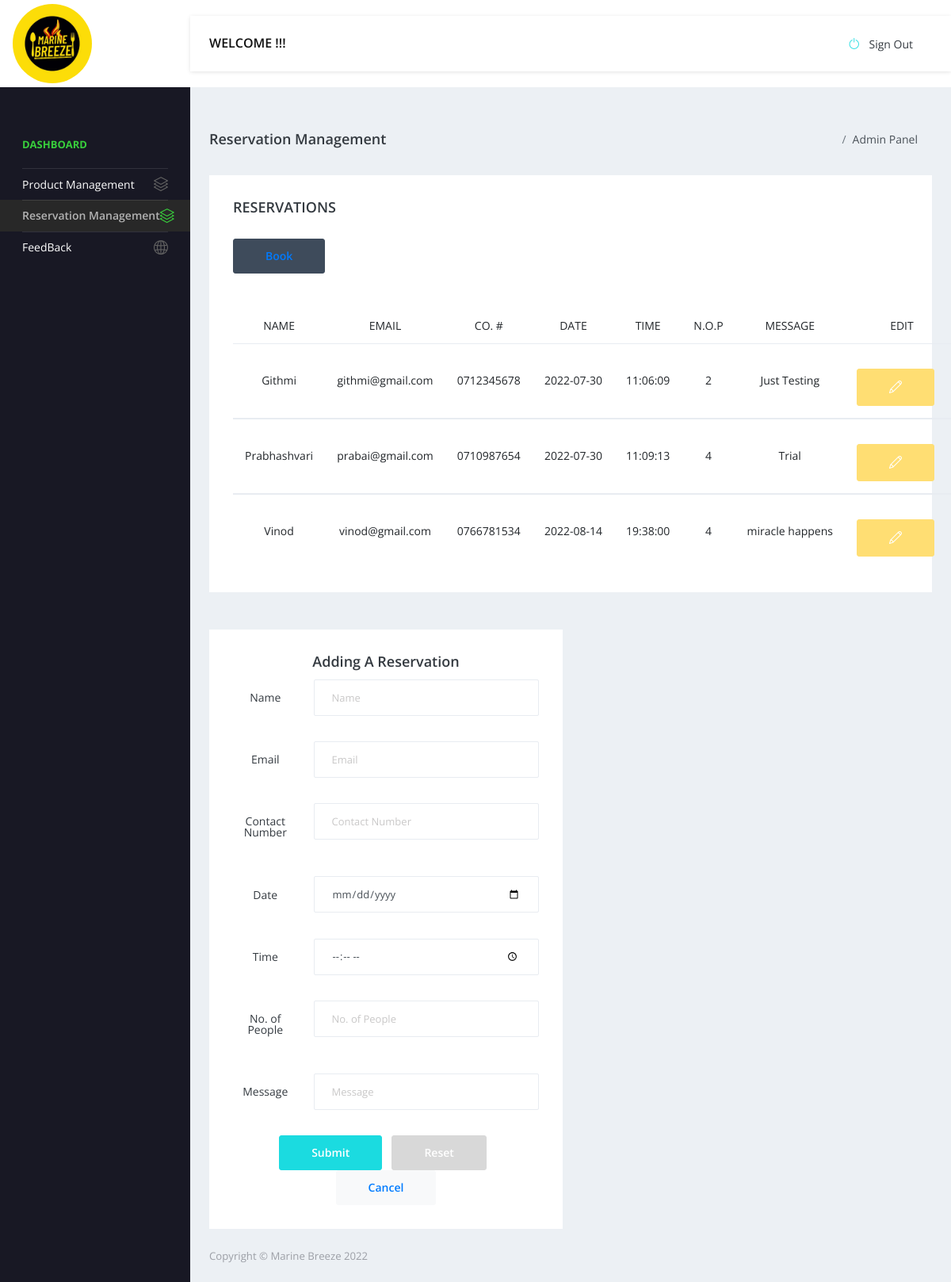
Screenshot of /pages/reservation/reservation.php with the database file from the repository.
### tables this page shows
CREATE TABLE IF NOT EXISTS `reservation` (
  `rID` int(11) NOT NULL AUTO_INCREMENT,
  `rName` varchar(200) NOT NULL,
  `rEmail` varchar(200) NOT NULL,
  `rContactNumber` varchar(10) NOT NULL,
  `rDate` date NOT NULL,
  `rTime` time NOT NULL,
  `rNoOfPeople` int(11) NOT NULL,
  `rMessage` varchar(500) NOT NULL,
  PRIMARY KEY (`rID`)
);

### pages/reservation/reservation.php (the view, shortened to what this page needs)
<?php
include '../includes/security.php';
include '../includes/header.php';
include '../includes/nav1.php';
?>
<div class="main-panel">
  <div class="content-wrapper">
    <div class="page-header">
      <h3 class="page-title"> Reservation Management </h3>
      <nav aria-label="breadcrumb">
        <ol class="breadcrumb">
          <li class="breadcrumb-item active" aria-current="page">Admin Panel</li>
        </ol>
      </nav>
    </div>
    <div class="row">
      <div class="col-lg-12 grid-margin stretch-card">
        <div class="card">
          <div class="card-body">
            <h4 class="card-title">RESERVATIONS</h4>
            <div class="template-demo">
              <button type="button" class="btn btn-dark" name="addbtn1"><a href="#add">Book</a></button>
            </div>
            <?php
            $query = "SELECT * FROM reservation";
            $query_run = mysqli_query($connection, $query);
            if (mysqli_num_rows($query_run) > 0) {
            ?>
              <table class="table table-hover">
                <thead>
                  <tr align="center">
                    <br>
                    <th>NAME</th>
                    <th>EMAIL</th>
                    <th>CO. #</th>
                    <th>DATE</th>
                    <th>TIME</th>
                    <th>N.O.P</th>
                    <th>MESSAGE</th>
                    <th>EDIT</th>
                  </tr>
                </thead>
                <?php
                while ($row = mysqli_fetch_assoc($query_run)) {
                ?>
                  <tbody>
                    <tr align="center">
                      <td><?php echo $row['rName'] ?></td>
                      <td><?php echo $row['rEmail'] ?></td>
                      <td><?php echo $row['rContactNumber'] ?></td>
                      <td><?php echo $row['rDate'] ?></td>
                      <td><?php echo $row['rTime'] ?></td>
                      <td><?php echo $row['rNoOfPeople'] ?></td>
                      <td><?php echo $row['rMessage'] ?></td>
                      <td align="center">
                        <form action="reservation.php" method="post">
                          <div class="template-demo">
                            <button type="submit" class="btn btn-warning " name="editbtn"><i class="icon-pencil"></i></button>
                          </div>
                        </form>
                      </td>
                    </tr>
                  <?php
                }
                  ?>
                  </tbody>
              </table>
            <?php
            } else {
              echo "No Record Found";
            }
            ?>
          </div>
        </div>
      </div>
    </div>
    <br>
    <div class="row">
      <div class="col-md-6 grid-margin stretch-card" align="center">
        <div class="card" align="center">
          <div class="card-body">
            <h4 class="card-title"><a id="add">Adding a Reservation</a></h4>
            <form action="code.php" method="POST" class="forms-sample">
              <div class="form-group row">
                <label for="name" class="col-sm-3 col-form-label">Name</label>
                <div class="col-sm-9">
                  <input type="text" class="form-control" name="name" placeholder="Name">
                </div>
              </div>
              <div class="form-group row">
                <label for="email" class="col-sm-3 col-form-label">Email</label>
                <div class="col-sm-9">
                  <input type="email" class="form-control" name="email" placeholder="Email">
                </div>
              </div>
              <div class="form-group row">
                <label for="cNo" class="col-sm-3 col-form-label">Contact Number</label>
                <div class="col-sm-9">
                  <input type="text" class="form-control" name="cNo" placeholder="Contact Number">
                </div>
              </div>
              <div class="form-group row">
                <label for="date" class="col-sm-3 col-form-label">Date</label>
                <div class="col-sm-9">
                  <input type="date" class="form-control" name="date" placeholder="Date">
                </div>
              </div>
              <div class="form-group row">
                <label for="time" class="col-sm-3 col-form-label">Time</label>
                <div class="col-sm-9">
                  <input type="time" class="form-control" name="time" placeholder="Time">
                </div>
              </div>
              <div class="form-group row">
                <label for="NOP" class="col-sm-3 col-form-label">No. of People</label>
                <div class="col-sm-9">
                  <input type="number" class="form-control" name="NOP" placeholder="No. of People">
                </div>
              </div>
              <div class="form-group row">
                <label for="msg" class="col-sm-3 col-form-label">Message</label>
                <div class="col-sm-9">
                  <input type="text" class="form-control" name="msg" placeholder="Message">
                </div>
              </div>
              <button type="submit" name="addbtn" class="btn btn-primary mr-2">Submit</button>
              <button type="reset" name="resetbtn" class="btn btn-secondary mr-2">Reset</button>
              <button class="btn btn-light"><a href="reservation.php">Cancel</a></button>
            </form>
          </div>
        </div>
      </div>
      <div class="col-md-6 grid-margin stretch-card" align="center">
                </div>
              </div>
      </div>
      <?php
      include '../includes/footer.php';
      ?>
    </div>
  </div>
</div>
<?php
include '../includes/script.php';
?>

### rows the page displays
reservation: rName "Githmi", rEmail "githmi@gmail.com", rContactNumber "0712345678", rDate "2022-07-30", rTime "11:06:09", rNoOfPeople "2", rMessage "Just Testing"
reservation: rName "Prabhashvari", rEmail "prabai@gmail.com", rContactNumber "0710987654", rDate "2022-07-30", rTime "11:09:13", rNoOfPeople "4", rMessage "Trial"
reservation: rName "Vinod", rEmail "vinod@gmail.com", rContactNumber "0766781534", rDate "2022-08-14", rTime "19:38:00", rNoOfPeople "4", rMessage "miracle happens"
